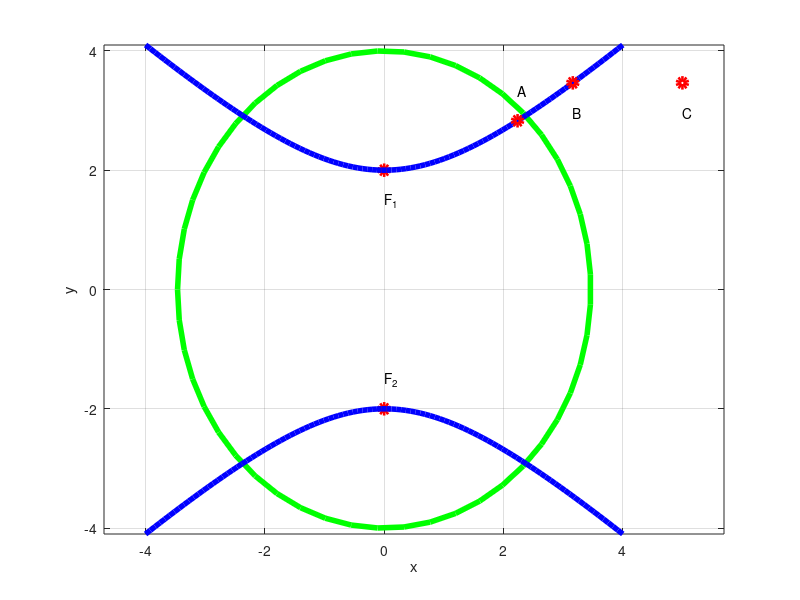

MATLAB code to generate this figure:
clear;
close;
clc;

function plot_point(Q,str,offset)
plot(Q(1),Q(2),'ro','LineWidth',4)
text(Q(1)-offset(1),Q(2)-offset(2), str)
endfunction


%Plotting the ellipse

t = linspace(-pi,pi,50);
p = 2*sqrt(3);
q = 4;
x = p*cos(t);
y = q*sin(t);
e = sqrt(1 - (p/q)^2);

plot(x,y,'g','LineWidth',4) 
axis equal
grid
hold on
plot_point([0 q*e],'F_1',[0 0.5])
plot_point([0 -q*e],'F_2',[0 -0.5])


%Plotting the hyperbola
b = 2;
a = sqrt(5);

x = linspace(-4,4,100);
y1 = b*sqrt(x.^2/a^2 + 1);
y2 = -b*sqrt(x.^2/a^2 + 1);

plot(x,y1,'b','LineWidth',4) 

plot(x,y2,'b','LineWidth',4) 

pt1 = [0 2]';
pt2 = [sqrt(5) 2*sqrt(2)]';
pt3 = [sqrt(10) 2*sqrt(3)]';
pt4 = [5 2*sqrt(3)]';
%Plotting the given points
%plot_point(pt1,'A',[0 0.5])
plot_point(pt2,'A',[0 -0.5])
plot_point(pt3,'B',[0 0.5])
plot_point(pt4,'C',[0 0.5])

xlabel('x')
ylabel('y')

hold off
print ('ee16b1024.eps', '-color')









